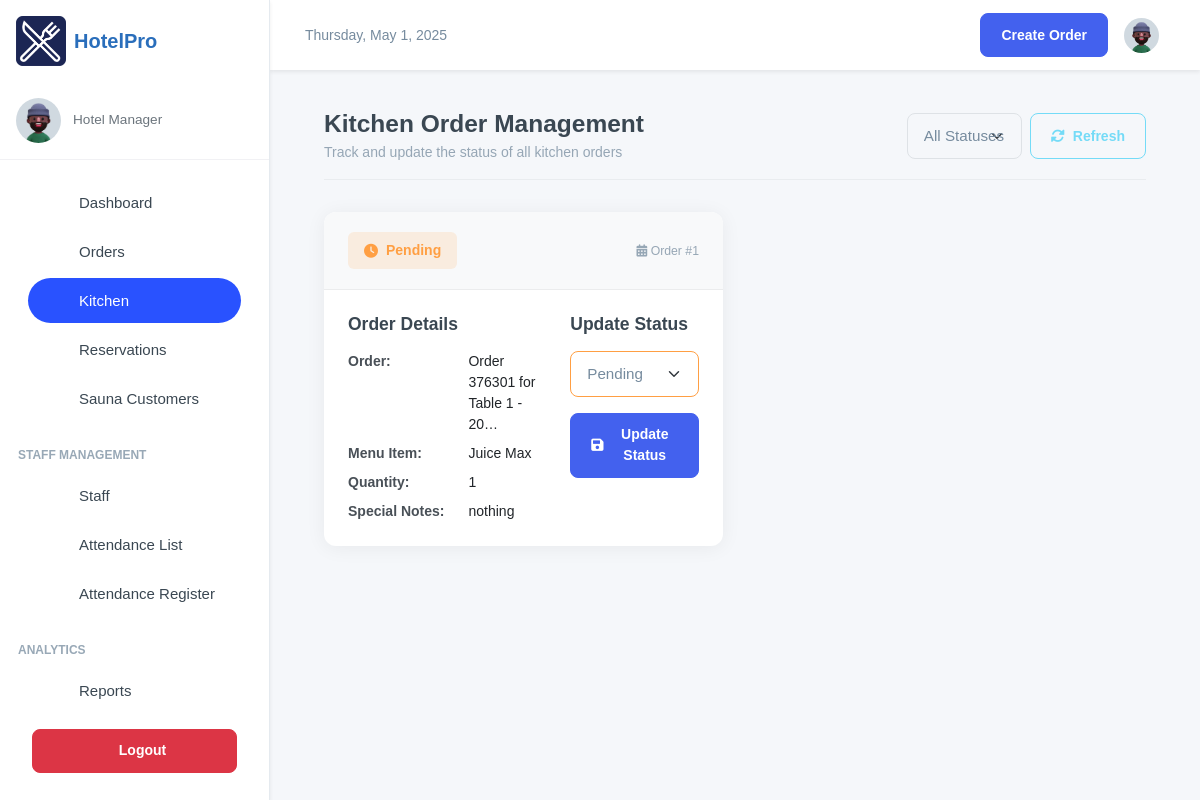
Before: /kitchen/ with the older database file.
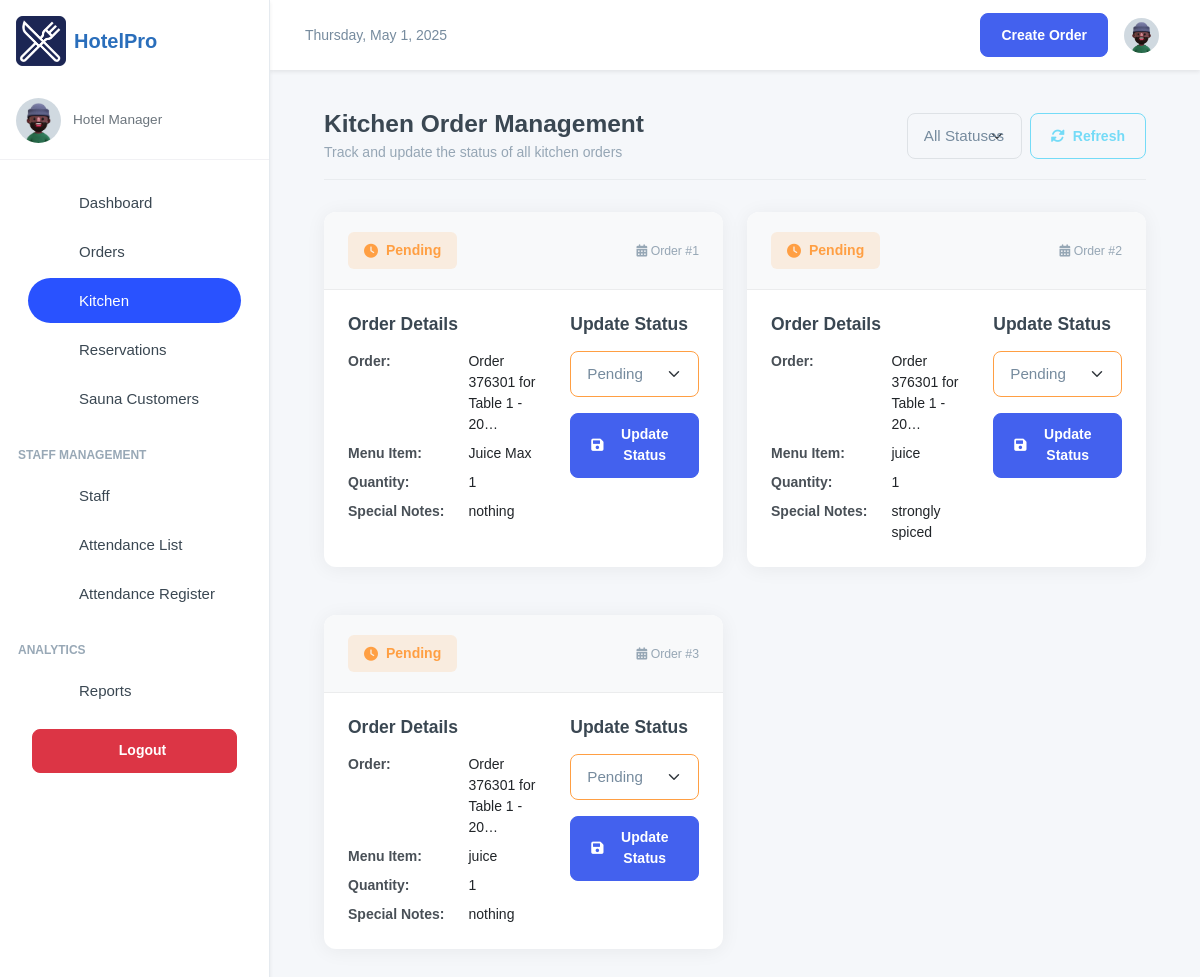
After: the same page with the newer database file.
### inventory/models.py (models this page shows, shortened)
class OrderItem(models.Model):
    ORDER_TYPE_CHOICES = [
        ('Dine-In', 'Dine-In'),
        ('Take-Away', 'Take-Away'),
    ]
    SPECIAL_NOTES_CHOICES = [
        ('nothing', 'Nothing'),
        ('strongly spiced', 'Strongly Spiced'),
        ('midly spiced', 'Mildly Spiced'),
        ('chips', 'Chips'),
        ('rice', 'Rice'),
        ('posho', 'Posho'),
        ('rice_posho', 'Rice + Posho'),
        ('chips_rice', 'Chips + Rice'),
        ('chips_posho', 'Chips + Posho'),
    ]
    order = models.ForeignKey('OrderTransaction', on_delete=models.CASCADE, related_name='order_items')
    menu_item = models.ForeignKey('MenuItem', on_delete=models.CASCADE, null=True, blank=True)
    order_date = models.DateTimeField(auto_now_add=True)
    customer_name = models.CharField(max_length=255, blank=True, null=True, default="Customer")
    dining_area = models.ForeignKey('DiningArea', on_delete=models.SET_NULL, null=True, blank=True)
    table = models.ForeignKey('Table', on_delete=models.SET_NULL, null=True, blank=True)
    total_price = models.DecimalField(max_digits=10, decimal_places=2, default=Decimal('0.00'))
    quantity = models.IntegerField(blank=True, null=True)
    status = models.CharField(
        max_length=50,
        choices=[('Pending', 'Pending'), ('Preparing', 'Preparing'), ('Cooked', 'Completed'), ('Served', 'Served'), ('Cancelled', 'Cancelled')],
        default='Pending'
    )
    special_notes = models.CharField(
        max_length=50,
        choices=SPECIAL_NOTES_CHOICES,
        default="nothing",
        blank=True,
        null=True
    )
    order_type = models.CharField(
        max_length=10,
        choices=ORDER_TYPE_CHOICES,
        default='Dine-In'
    )
    updated = models.DateField(auto_now=True, blank=True, null=True)
    class Meta:
        verbose_name = 'Order Item'
        verbose_name_plural = 'Order Items'
        ordering = ['-order_date']

class OrderTransaction(models.Model):
    pay_mode = (
        ("NO PAYMENT", "NO PAYMENT"),
        ("CASH", "CASH"),
        ("MOMO PAY", "MOMO PAY"),
        ("AIRTEL PAY", "AIRTEL PAY"),
    )
    random_id = models.CharField(max_length=6, unique=True, editable=False, default=generate_random_id)
    customer_name = models.CharField(max_length=255, blank=True, null=True, default="Customer")
    dining_area = models.ForeignKey(DiningArea, on_delete=models.SET_NULL, null=True, blank=True)
    table = models.ForeignKey(Table, on_delete=models.SET_NULL, null=True, blank=True )
    special_notes = models.TextField(default="Null")
    created = models.DateField(auto_now_add=True, blank=True, null=True)
    payment_mode = models.CharField(default="NO PAYMENT", max_length=50, choices=pay_mode)
    transaction_id = models.CharField(blank=True, null=True, max_length=100)
    created_by = models.ForeignKey(User, on_delete=models.SET_NULL, null=True, blank=True)
    updated = models.DateField(auto_now=True, blank=True, null=True)
    class Meta:
        ordering = ['-created']
    def __str__(self):
        if self.table and self.dining_area:
            return f"Order {self.random_id} for Table {self.table.table_number} in {self.dining_area.name} - {self.created}"
        elif self.table:
            return f"Order {self.random_id} for Table {self.table.table_number} - {self.created}"
        else:
            return f"Order {self.random_id} - {self.created}"

class Table(models.Model):
    table_number = models.IntegerField()
    dining_area = models.ForeignKey(DiningArea, on_delete=models.CASCADE, related_name='tables')
    capacity = models.IntegerField()  # Number of seats at the table
    is_available = models.BooleanField(default=True)

class MenuItem(models.Model):
    category = models.ForeignKey(Category, on_delete=models.CASCADE, related_name="menu_items")
    name = models.CharField(max_length=100)
    description = models.TextField()
    price = models.DecimalField(max_digits=10, decimal_places=2, default=Decimal('0.00'))
    is_available = models.BooleanField(default=True)
    image_url = models.ImageField(blank=True, null=True, upload_to="menu_items")
    def __str__(self):
        return self.name

### kitchen/views.py (the view)
# urls.py: path("", views.kitchen, name='kitchen'),
def kitchen(request):
    orders = OrderItem.objects.all()
    return render(request, "kitchen.html", {"orders": orders})

### kitchen/templates/kitchen.html (shortened to what the changed rows need)
{% extends 'base.html' %}
{% block content %}
<div class="main-container">
    {% if orders %}
    <div class="order-grid">
        {% for order in orders reversed %}
        <div class="card order-card" data-status="{{ order.status }}">
            <div class="card-header">
                <div class="d-flex justify-content-between align-items-center card-header-content">
                    <div>
                        <span class="status-badge
                            {% if order.status == 'Pending' %}status-pending
                            {% elif order.status == 'Preparing' %}status-preparing
                            {% elif order.status == 'Served' %}status-served
                            {% elif order.status == 'Cooked' %}status-completed
                            {% elif order.status == 'Cancelled' %}status-cancelled
                            {% endif %}">
                            <i class="fas
                                {% if order.status == 'Pending' %}fa-clock
                                {% elif order.status == 'Preparing' %}fa-fire
                                {% elif order.status == 'Served' %}fa-utensils
                                {% elif order.status == 'Cooked' %}fa-check-circle
                                {% elif order.status == 'Cancelled' %}fa-times-circle
                                {% endif %}"></i>
                            {{ order.status }}
                        </span>
                    </div>
                    <div class="small text-muted">
                        <i class="fas fa-calendar-alt"></i> Order #{{ order.id }}
                    </div>
                </div>
            </div>
            <div class="order-card-body">
                <div class="row">
                    <div class="col-md-7 mb-3 mb-md-0">
                        <h5 class="mb-3 fw-bold">Order Details</h5>
                        <div class="order-info-grid">
                            <div class="info-label">Order:</div>
                            <div class="info-value">{{ order.order|truncatechars:30 }}</div>
                            <div class="info-label">Menu Item:</div>
                            <div class="info-value">{{ order.menu_item }}</div>
                            <div class="info-label">Quantity:</div>
                            <div class="info-value">{{ order.quantity }}</div>
                            <div class="info-label">Special Notes:</div>
                            <div class="info-value">{{ order.special_notes|default:"N/A" }}</div>
                        </div>
                    </div>
                    <div class="col-md-5">
                        <h5 class="mb-3 fw-bold">Update Status</h5>
                        <form action="/kitchen/update_order_status/{{order.id}}/" method="post" class="order-status-form">
                            <div class="mb-3">
                                <select name="status" class="form-select order-status-select
                                    {% if order.status == 'Pending' %}select-status-pending
                                    {% elif order.status == 'Preparing' %}select-status-preparing
                                    {% elif order.status == 'Served' %}select-status-served
                                    {% elif order.status == 'Cooked' %}select-status-completed
                                    {% elif order.status == 'Cancelled' %}select-status-cancelled
                                    {% endif %}"
                                    data-order-id="{{ order.id }}">
                                    <option value="Pending" {% if order.status == "Pending" %}selected{% endif %}>Pending</option>
                                </select>
                            </div>
                            <button type="submit" class="btn btn-primary w-100">
                                <i class="fas fa-save"></i> Update Status
                            </button>
                        </form>
                    </div>
                </div>
            </div>
        </div>
        {% endfor %}
    </div>
    {% endif %}
</div>
<link rel="stylesheet" href="https://cdnjs.cloudflare.com/ajax/libs/font-awesome/6.0.0/css/all.min.css">
{% endblock content %}

Changed rows visible on the page:
added OrderItem: status "Pending", id "2", order "Order 376301 for Table 1 - 20…", menu_item "juice", quantity "1", special_notes "strongly spiced"
added OrderItem: status "Pending", id "3", order "Order 376301 for Table 1 - 20…", menu_item "juice", quantity "1", special_notes "nothing"
